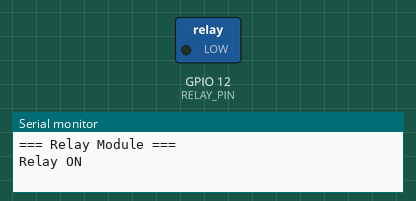
The sketch below on a simulated ESP32. Parts: switched loads named in the sketch (green lamp = pin HIGH), the last lines printed to the serial monitor.

Above: at 1.0 s.
At 3.0 s:
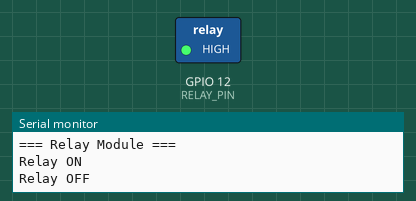
Timing chart, 0 to 5.2 s (numbered marks = the images above):
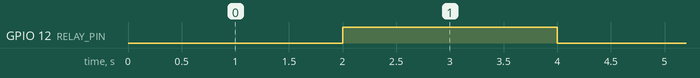

The sketch:

Relay_Module.ino
```cpp
/**
 * A3 — 5V Relay Module
 * =====================
 * Board : AI Thinker ESP32-CAM
 *
 * Wiring:
 *   Relay VCC → 5V   Relay GND → GND   Relay IN → GPIO 12
 *   Relay COM → load common   Relay NO → load (normally open)
 *
 * SAFETY: When switching mains AC:
 *   - Never touch live terminals while powered.
 *   - Keep low-voltage (ESP32-CAM) side physically separated.
 *   - Relay supports up to 10A / 250VAC.
 *   - This module is ACTIVE LOW: LOW = relay ON, HIGH = relay OFF.
 */
#define RELAY_PIN 12

void setup() {
  Serial.begin(115200);
  pinMode(RELAY_PIN, OUTPUT);
  digitalWrite(RELAY_PIN, HIGH);  // start OFF (active LOW)
  Serial.println("=== Relay Module ===");
}

void loop() {
  Serial.println("Relay ON");
  digitalWrite(RELAY_PIN, LOW);
  delay(2000);

  Serial.println("Relay OFF");
  digitalWrite(RELAY_PIN, HIGH);
  delay(2000);
}
```

Measured:
- by itself, GPIO 12 (RELAY_PIN): alternates HIGH for 2.0 s and LOW for 2.0 s
